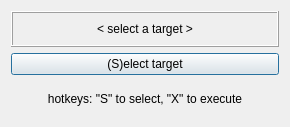
<?xml version="1.0" encoding="UTF-8"?>
<ui version="4.0">
 <class>Dialog</class>
 <widget class="QDialog" name="Dialog">
  <property name="geometry">
   <rect>
    <x>0</x>
    <y>0</y>
    <width>290</width>
    <height>127</height>
   </rect>
  </property>
  <property name="baseSize">
   <size>
    <width>200</width>
    <height>300</height>
   </size>
  </property>
  <property name="windowTitle">
   <string>Extend beams</string>
  </property>
  <property name="sizeGripEnabled">
   <bool>false</bool>
  </property>
  <layout class="QGridLayout" name="gridLayout">
   <item row="0" column="0" colspan="2">
    <widget class="QLabel" name="label">
     <property name="frameShape">
      <enum>QFrame::Box</enum>
     </property>
     <property name="frameShadow">
      <enum>QFrame::Raised</enum>
     </property>
     <property name="text">
      <string>&lt; select a target &gt;</string>
     </property>
     <property name="alignment">
      <set>Qt::AlignCenter</set>
     </property>
    </widget>
   </item>
   <item row="2" column="0" colspan="2">
    <widget class="QPushButton" name="btn1">
     <property name="text">
      <string>(S)elect target</string>
     </property>
    </widget>
   </item>
   <item row="3" column="0" colspan="2">
    <widget class="QLabel" name="label_2">
     <property name="text">
      <string>hotkeys: &quot;S&quot; to select, &quot;X&quot; to execute</string>
     </property>
     <property name="alignment">
      <set>Qt::AlignCenter</set>
     </property>
    </widget>
   </item>
  </layout>
 </widget>
 <tabstops>
  <tabstop>btn1</tabstop>
 </tabstops>
 <resources/>
 <connections/>
</ui>
